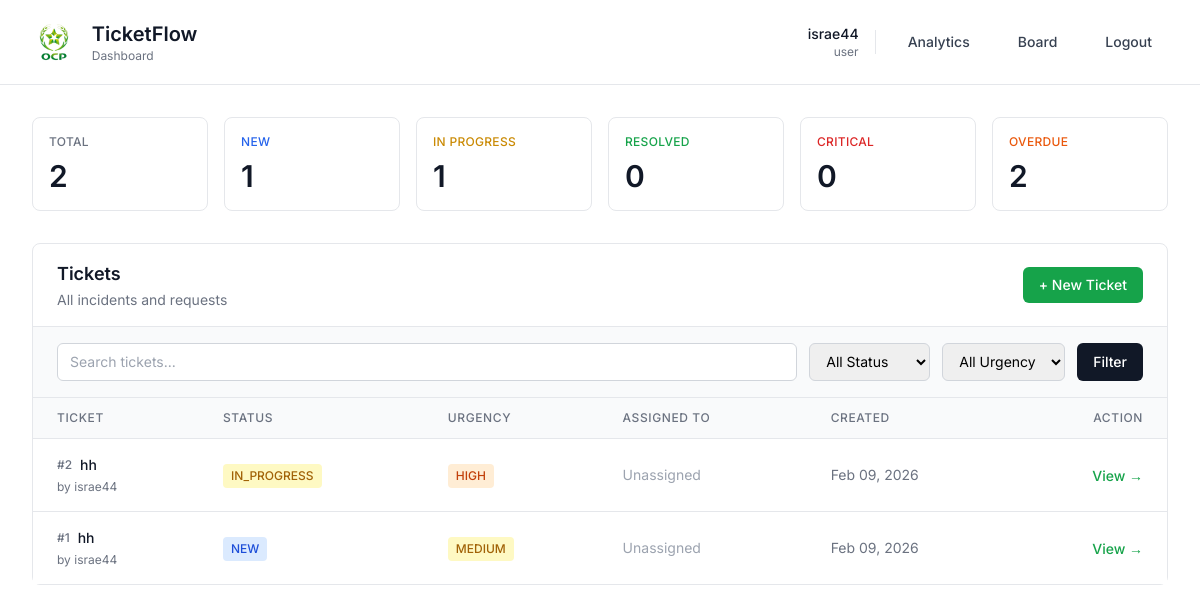
Before: / (signed in) with the older database file.
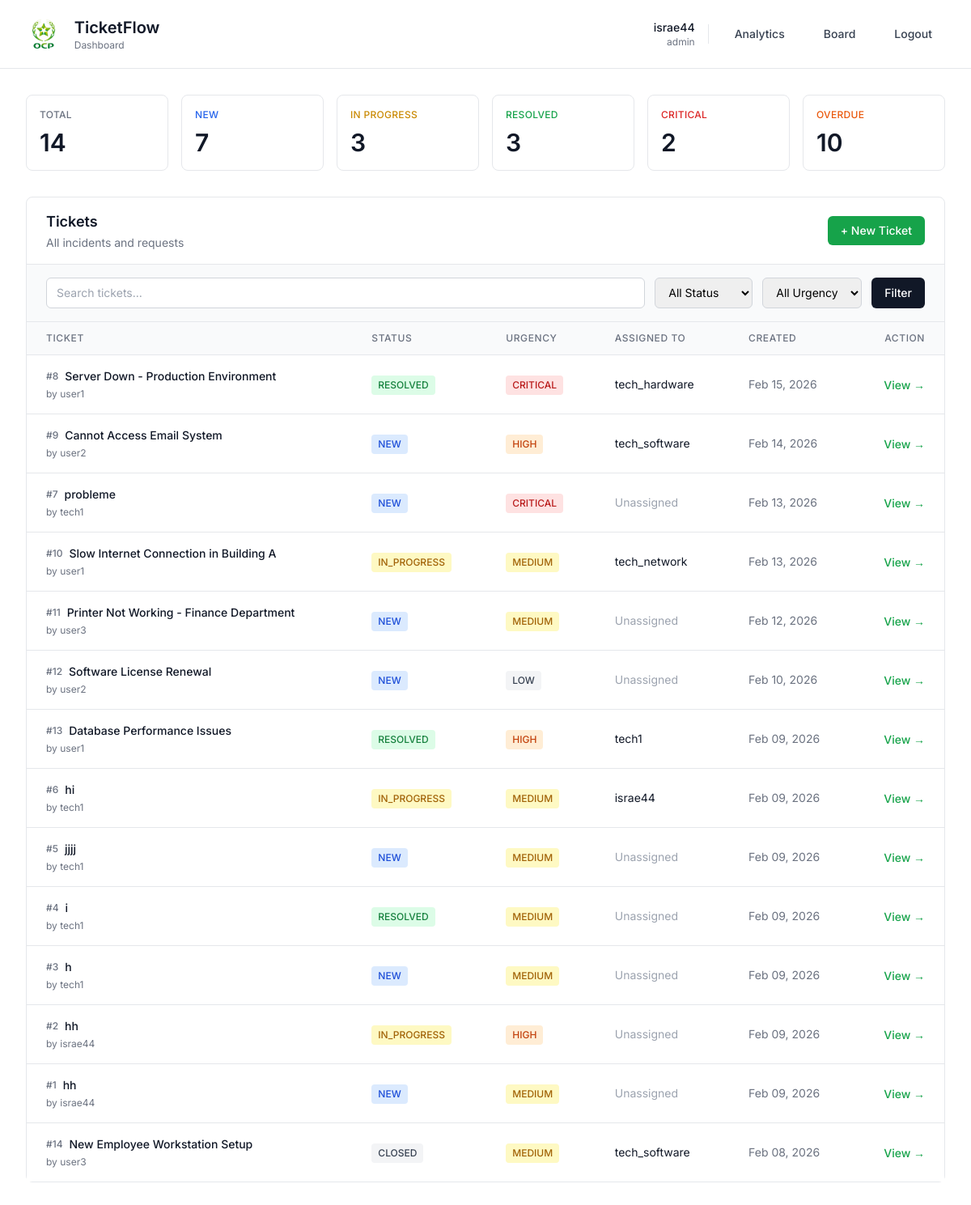
After: the same page with the newer database file.
### users/models.py (models this page shows, shortened)
class User(AbstractUser):
    ROLE_CHOICES = (
        ("user", "Utilisateur"),
        ("technician", "Technicien"),
        ("admin", "Administrateur"),
    )
    role = models.CharField(max_length=20, choices=ROLE_CHOICES, default="user")
    speciality = models.CharField(max_length=80, blank=True, null=True)

### tickets/models.py (models this page shows, shortened)
class Ticket(models.Model):
    STATUS_CHOICES = (
        ("NEW", "New"),
        ("IN_PROGRESS", "In Progress"),
        ("RESOLVED", "Resolved"),
        ("CLOSED", "Closed"),
    )
    URGENCY_CHOICES = (
        ("LOW", "Low"),
        ("MEDIUM", "Medium"),
        ("HIGH", "High"),
        ("CRITICAL", "Critical"),
    )
    CATEGORY_CHOICES = (
        ("HARDWARE", "Hardware"),
        ("SOFTWARE", "Software"),
        ("NETWORK", "Network"),
        ("ACCESS", "Access & Permissions"),
        ("EMAIL", "Email"),
        ("OTHER", "Other"),
    )
    title = models.CharField(max_length=150)
    description = models.TextField()
    category = models.CharField(
        max_length=30, choices=CATEGORY_CHOICES, default="OTHER")
    status = models.CharField(
        max_length=20, choices=STATUS_CHOICES, default="NEW")
    urgency = models.CharField(
        max_length=20, choices=URGENCY_CHOICES, default="MEDIUM")
    created_by = models.ForeignKey(
        settings.AUTH_USER_MODEL,
        on_delete=models.CASCADE,
        related_name="tickets_created"
    )
    assigned_to = models.ForeignKey(
        settings.AUTH_USER_MODEL,
        on_delete=models.SET_NULL,
        null=True,
        blank=True,
        related_name="tickets_assigned"
    )
    created_at = models.DateTimeField(auto_now_add=True)
    updated_at = models.DateTimeField(auto_now=True)
    resolved_at = models.DateTimeField(null=True, blank=True)
    closed_at = models.DateTimeField(null=True, blank=True)
    sla_response_time = models.IntegerField(
        null=True, blank=True)  # Time until first response
    sla_resolution_time = models.IntegerField(
        null=True, blank=True)  # Time until resolved
    @property
    def age_in_hours(self):
        delta = timezone.now() - self.created_at
        return round(delta.total_seconds() / 3600, 2)
    @property
    def is_overdue(self):
        if self.status in ["RESOLVED", "CLOSED"]:
            return False
        sla_hours = {
            "CRITICAL": 4,
            "HIGH": 24,
            "MEDIUM": 72,
            "LOW": 168,
        }
        max_hours = sla_hours.get(self.urgency, 72)
        return self.age_in_hours > max_hours

### tickets/views.py (the view)
# urls.py: path("", views.dashboard, name="dashboard"),
@login_required
def dashboard(request):
    u = request.user
    tickets = Ticket.objects.all()
    if u.role == "technician":
        tickets = tickets.filter(assigned_to=u)
    elif u.role == "user":
        tickets = tickets.filter(created_by=u)
    status = request.GET.get("status")
    urgency = request.GET.get("urgency")
    search = request.GET.get("search")
    if status:
        tickets = tickets.filter(status=status)
    if urgency:
        tickets = tickets.filter(urgency=urgency)
    if search:
        tickets = tickets.filter(title__icontains=search)
    tickets_list = tickets.order_by("-created_at")
    all_tickets = Ticket.objects.all()
    if u.role == "technician":
        all_tickets = all_tickets.filter(assigned_to=u)
    elif u.role == "user":
        all_tickets = all_tickets.filter(created_by=u)
    summary = {
        'total': all_tickets.count(),
        'new': all_tickets.filter(status="NEW").count(),
        'in_progress': all_tickets.filter(status="IN_PROGRESS").count(),
        'resolved': all_tickets.filter(status="RESOLVED").count(),
        'critical': all_tickets.filter(urgency="CRITICAL").count(),
        'overdue': sum(1 for t in all_tickets.filter(status__in=["NEW", "IN_PROGRESS"]) if t.is_overdue),
    }
    return render(request, "tickets/dashboard.html", {
        "tickets": tickets_list,
        "status": status,
        "urgency": urgency,
        "search": search,
        "summary": summary,
    })

### templates/tickets/dashboard.html (shortened to what the changed rows need)
{% load static %}
<!doctype html>
<html lang="en">
<head>
  <script src="https://cdn.tailwindcss.com"></script>
</head>
<body class="min-h-screen bg-white">
  <header class="bg-white border-b border-gray-200">
    <div class="max-w-7xl mx-auto px-8 py-5">
      <div class="flex items-center justify-between">
        <div class="flex items-center gap-4">
          <div>
            <h1 class="text-xl font-semibold text-gray-900">TicketFlow</h1>
          </div>
        </div>
        <div class="flex items-center gap-4">
          <div class="text-right hidden md:block">
            <div class="text-sm font-medium text-gray-900">{{ request.user.username }}</div>
            <div class="text-xs text-gray-500">{{ request.user.role }}</div>
          </div>
        </div>
      </div>
    </div>
  </header>
  <main class="max-w-7xl mx-auto px-8 py-8">
    <div class="grid grid-cols-2 md:grid-cols-3 lg:grid-cols-6 gap-4 mb-8">
      <div class="stat-card bg-white border border-gray-200 rounded-lg p-4">
        <div class="text-xs font-medium text-gray-500 uppercase tracking-wide mb-2">Total</div>
        <div class="text-3xl font-semibold text-gray-900">{{ summary.total }}</div>
      </div>
      <div class="stat-card bg-white border border-gray-200 rounded-lg p-4">
        <div class="text-xs font-medium text-blue-600 uppercase tracking-wide mb-2">New</div>
        <div class="text-3xl font-semibold text-gray-900">{{ summary.new }}</div>
      </div>
      <div class="stat-card bg-white border border-gray-200 rounded-lg p-4">
        <div class="text-xs font-medium text-yellow-600 uppercase tracking-wide mb-2">In Progress</div>
        <div class="text-3xl font-semibold text-gray-900">{{ summary.in_progress }}</div>
      </div>
      <div class="stat-card bg-white border border-gray-200 rounded-lg p-4">
        <div class="text-xs font-medium text-green-600 uppercase tracking-wide mb-2">Resolved</div>
        <div class="text-3xl font-semibold text-gray-900">{{ summary.resolved }}</div>
      </div>
      <div class="stat-card bg-white border border-gray-200 rounded-lg p-4">
        <div class="text-xs font-medium text-red-600 uppercase tracking-wide mb-2">Critical</div>
        <div class="text-3xl font-semibold text-gray-900">{{ summary.critical }}</div>
      </div>
      <div class="stat-card bg-white border border-gray-200 rounded-lg p-4">
        <div class="text-xs font-medium text-orange-600 uppercase tracking-wide mb-2">Overdue</div>
        <div class="text-3xl font-semibold text-gray-900">{{ summary.overdue }}</div>
      </div>
    </div>
    <div class="bg-white border border-gray-200 rounded-lg">
      <div class="flex items-center justify-between px-6 py-4 border-b border-gray-200">
        <div>
          <h2 class="text-lg font-semibold text-gray-900">Tickets</h2>
        </div>
      </div>
      <div class="overflow-x-auto">
        {% if tickets %}
          <table class="w-full">
            <thead class="bg-gray-50 border-b border-gray-200">
              <tr>
                <th class="px-6 py-3 text-left text-xs font-medium text-gray-500 uppercase tracking-wider">Ticket</th>
                <th class="px-6 py-3 text-left text-xs font-medium text-gray-500 uppercase tracking-wider">Status</th>
                <th class="px-6 py-3 text-left text-xs font-medium text-gray-500 uppercase tracking-wider">Urgency</th>
                <th class="px-6 py-3 text-left text-xs font-medium text-gray-500 uppercase tracking-wider">Assigned To</th>
                <th class="px-6 py-3 text-left text-xs font-medium text-gray-500 uppercase tracking-wider">Created</th>
                <th class="px-6 py-3 text-right text-xs font-medium text-gray-500 uppercase tracking-wider">Action</th>
              </tr>
            </thead>
            <tbody class="bg-white divide-y divide-gray-200">
              {% for t in tickets %}
                <tr class="hover:bg-gray-50 transition-colors ticket-row fade-in">
                  <td class="px-6 py-4">
                    <div class="flex items-center">
                      <span class="text-xs font-medium text-gray-500 mr-2">#{{ t.id }}</span>
                      <span class="text-sm font-medium text-gray-900">{{ t.title }}</span>
                    </div>
                    <div class="text-xs text-gray-500 mt-1">by {{ t.created_by.username }}</div>
                  </td>
                  <td class="px-6 py-4">
                    <span class="inline-flex px-2 py-1 text-xs font-medium rounded {% if t.status == 'NEW' %}bg-blue-100 text-blue-700{% elif t.status == 'IN_PROGRESS' %}bg-yellow-100 text-yellow-700{% elif t.status == 'RESOLVED' %}bg-green-100 text-green-700{% else %}bg-gray-100 text-gray-700{% endif %}">
                      {{ t.status }}
                    </span>
                  </td>
                  <td class="px-6 py-4">
                    <span class="inline-flex px-2 py-1 text-xs font-medium rounded {% if t.urgency == 'CRITICAL' %}bg-red-100 text-red-700{% elif t.urgency == 'HIGH' %}bg-orange-100 text-orange-700{% elif t.urgency == 'MEDIUM' %}bg-yellow-100 text-yellow-700{% else %}bg-gray-100 text-gray-700{% endif %}">
                      {{ t.urgency }}
                    </span>
                  </td>
                  <td class="px-6 py-4 text-sm text-gray-900">
                    {% if t.assigned_to %}{{ t.assigned_to.username }}{% else %}<span class="text-gray-400">Unassigned</span>{% endif %}
                  </td>
                  <td class="px-6 py-4 text-sm text-gray-500">
                    {{ t.created_at|date:"M d, Y" }}
                  </td>
                  <td class="px-6 py-4 text-right">
                    <a href="{% url 'ticket_detail' t.id %}" class="text-sm font-medium text-green-600 hover:text-green-700">
                      View →
                    </a>
                  </td>
                </tr>
              {% endfor %}
            </tbody>
          </table>
        {% else %}
          <div class="px-6 py-12 text-center">
            <p class="text-sm text-gray-500">No tickets found</p>
          </div>
        {% endif %}
      </div>
    </div>
  </main>
</body>
</html>

Changed rows visible on the page:
changed User "israe44": user.role "user" → "admin"
added Ticket: id "8", title "Server Down - Production Environment", created_by.username "user1", status "RESOLVED", urgency "CRITICAL", assigned_to.username "tech_hardware", created_at "Feb 15, 2026"
added Ticket: id "9", title "Cannot Access Email System", created_by.username "user2", status "NEW", urgency "HIGH", assigned_to.username "tech_software", created_at "Feb 14, 2026"
now on this page (row unchanged): Ticket: id "7", title "probleme", created_by.username "tech1", status "NEW", urgency "CRITICAL", shows "Unassigned", created_at "Feb 13, 2026"
added Ticket: id "10", title "Slow Internet Connection in Building A", created_by.username "user1", status "IN_PROGRESS", urgency "MEDIUM", assigned_to.username "tech_network", created_at "Feb 13, 2026"
added Ticket: id "11", title "Printer Not Working - Finance Department", created_by.username "user3", status "NEW", urgency "MEDIUM", shows "Unassigned", created_at "Feb 12, 2026"
added Ticket: id "12", title "Software License Renewal", created_by.username "user2", status "NEW", urgency "LOW", shows "Unassigned", created_at "Feb 10, 2026"
added Ticket: id "13", title "Database Performance Issues", created_by.username "user1", status "RESOLVED", urgency "HIGH", assigned_to.username "tech1", created_at "Feb 09, 2026"
now on this page (row unchanged): Ticket: id "6", title "hi", created_by.username "tech1", status "IN_PROGRESS", urgency "MEDIUM", assigned_to.username "israe44", created_at "Feb 09, 2026"
now on this page (row unchanged): Ticket: id "5", title "jjjj", created_by.username "tech1", status "NEW", urgency "MEDIUM", shows "Unassigned", created_at "Feb 09, 2026"
now on this page (row unchanged): Ticket: id "4", title "i", created_by.username "tech1", status "RESOLVED", urgency "MEDIUM", shows "Unassigned", created_at "Feb 09, 2026"
now on this page (row unchanged): Ticket: id "3", title "h", created_by.username "tech1", status "NEW", urgency "MEDIUM", shows "Unassigned", created_at "Feb 09, 2026"
added Ticket: id "14", title "New Employee Workstation Setup", created_by.username "user3", status "CLOSED", urgency "MEDIUM", assigned_to.username "tech_software", created_at "Feb 08, 2026"
Other visible differences:
{{ summary.total }}: "2" → "14"
{{ summary.new }}: "1" → "7"
{{ summary.in_progress }}: "1" → "3"
{{ summary.resolved }}: "0" → "3"
{{ summary.critical }}: "0" → "2"
{{ summary.overdue }}: "2" → "10"
